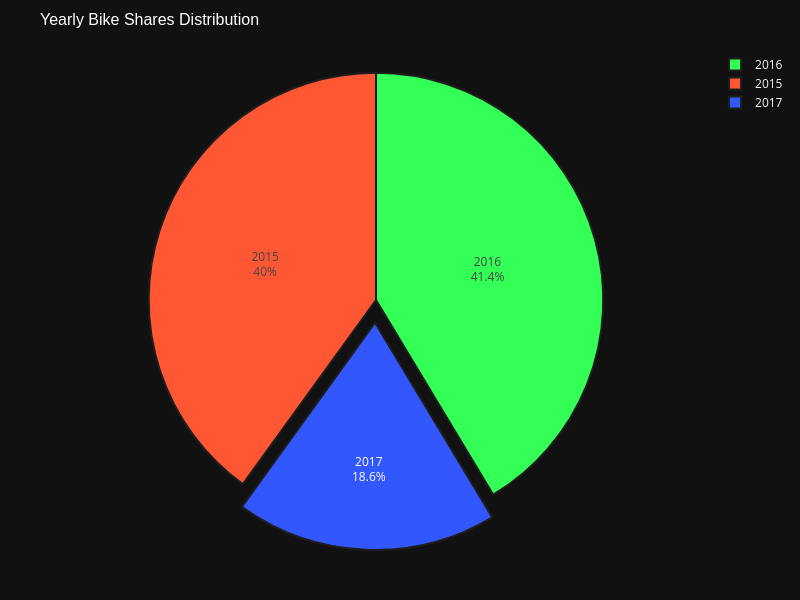

The notebook cell this image was saved under:
### Markdown cell above
## 🚴♂️ Change in Bike Sharing by Year and Month

📌 **Total bike sharing** changes by year and month are visualized with an **interactive line plot**.

📊 **Analysis Findings:**
- 📆 **Trends over time** can be clearly observed.
- 📈 Seasonal fluctuations and periodic increases/decreases can be examined in detail.

🔍 Interactive features on the graph can be used for more in-depth analysis.

### Code cell
data_yearly = df.groupby('Year')['Ride_Count'].mean().reset_index()


fig = px.pie(
    data_yearly,
    values='Ride_Count',
    names='Year',
    title="Yearly Bike Shares Distribution",
    template="plotly_dark",
)


fig.update_traces(
    pull=[0.0, 0.0, 0.1], 
    marker=dict(
        colors=['#FF5733', '#33FF57', '#3357FF', '#FF33A1'],  
        line=dict(color='#1E1E1E', width=2)  
    ),
    textinfo='percent+label',  
)

fig.update_layout(
    title_font=dict(size=16, family="Arial", color="white"),
    legend_title=dict(font=dict(size=12, family="Arial", color="white")),
    width=800,  
    height=600, 
    margin=dict(t=50, l=50, r=50, b=50),
)

fig.show()

### Figure 1 — Plotly figure (JSON) as saved in the notebook; plotly's stock layout.template omitted (floating-point values rounded to 4 significant figures)
{"data": [{"domain": {"x": [0, 1], "y": [0, 1]}, "hovertemplate": "Year=%{label}<br>Ride_Count=%{value}<extra></extra>", "labels": [2015, 2016, 2017], "legendgroup": "", "marker": {"colors": ["#FF5733", "#33FF57", "#3357FF", "#FF33A1"], "line": {"color": "#1E1E1E", "width": 2}}, "name": "", "pull": [0, 0, 0.1], "showlegend": true, "textinfo": "percent+label", "type": "pie", "values": [1127.0, 1164.0, 523.3]}], "layout": {"height": 600, "legend": {"title": {"font": {"color": "white", "family": "Arial", "size": 12}}, "tracegroupgap": 0}, "margin": {"b": 50, "l": 50, "r": 50, "t": 50}, "title": {"font": {"color": "white", "family": "Arial", "size": 16}, "text": "Yearly Bike Shares Distribution"}, "width": 800}}
